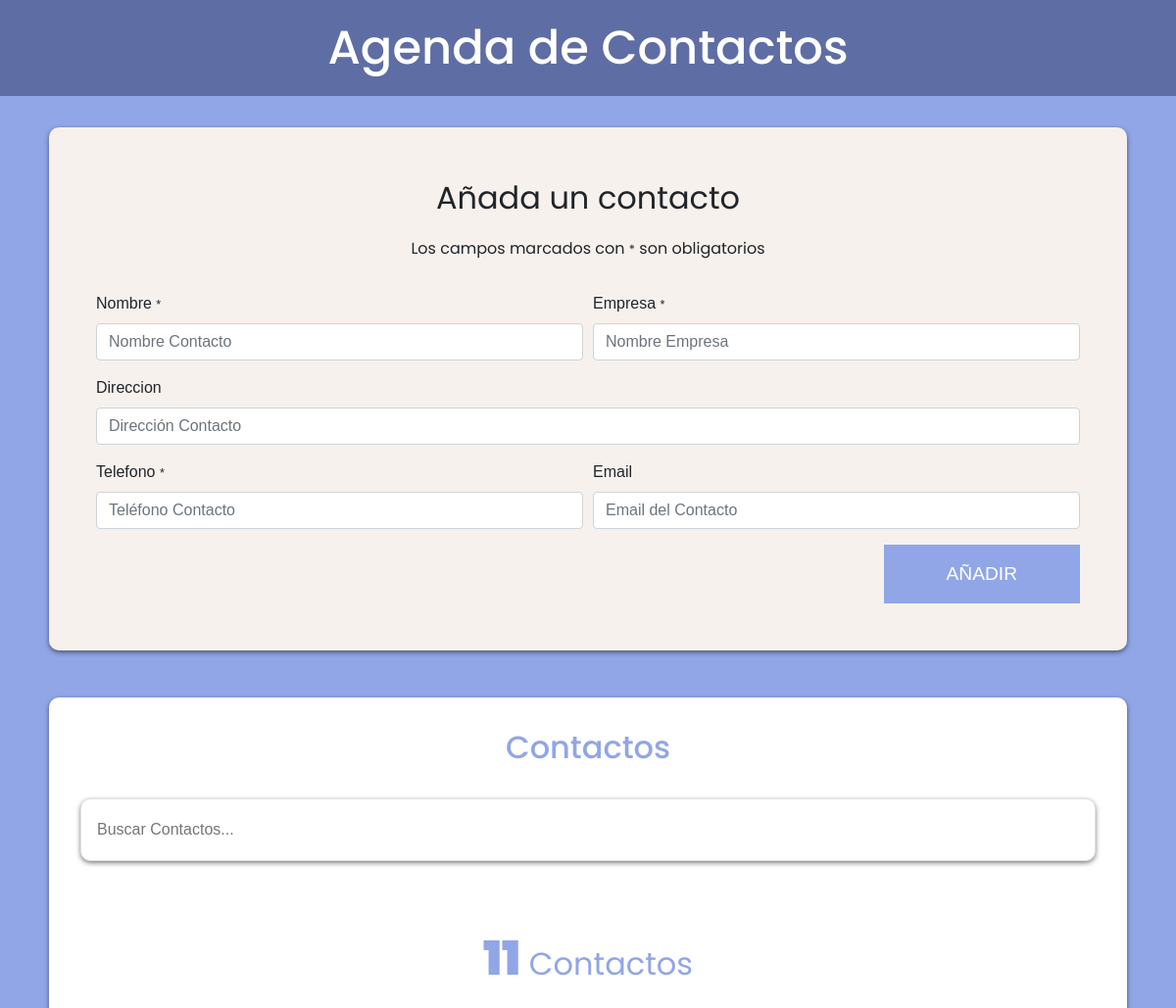
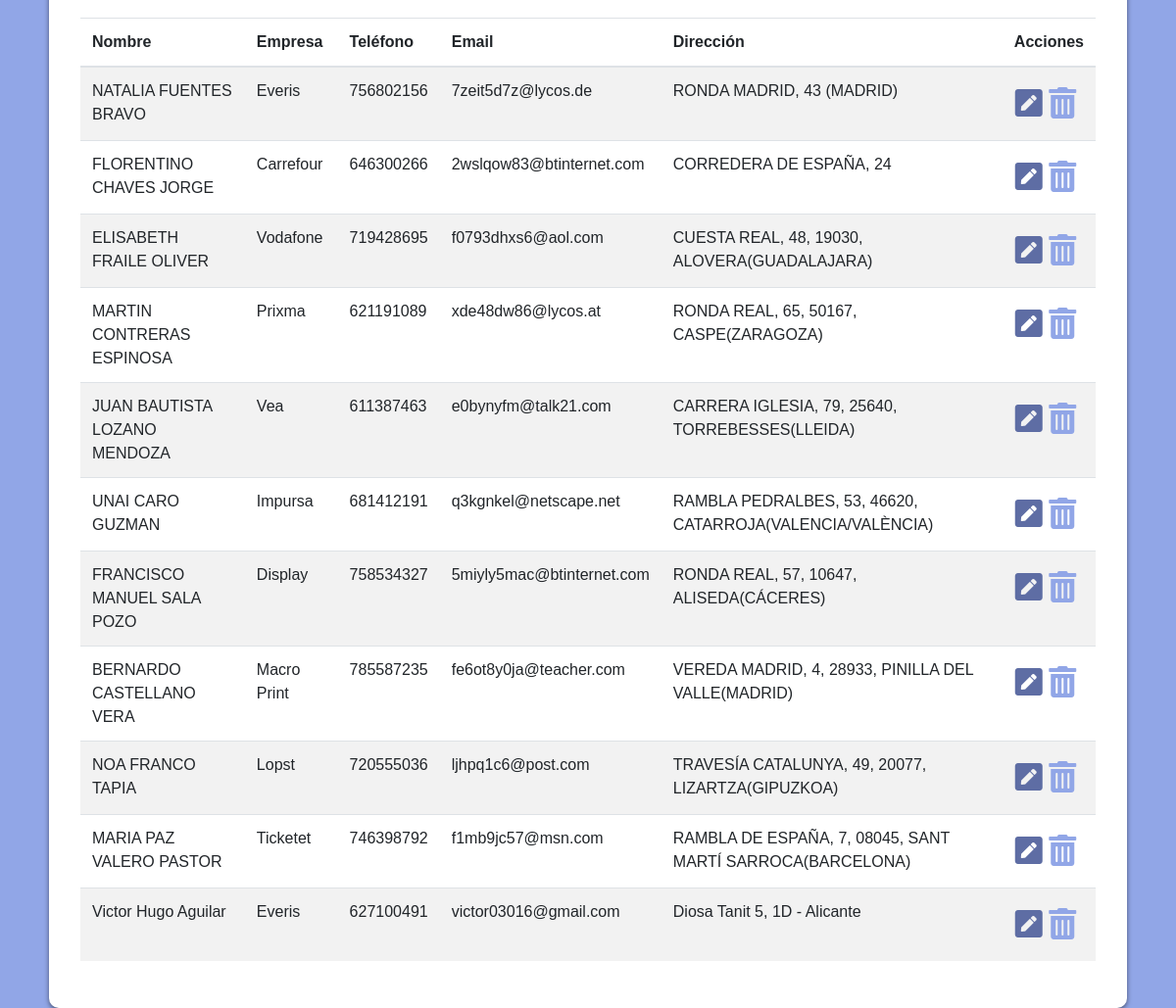
The page / on the database its author committed (2 pictures, top to bottom).
### tables this page shows
CREATE TABLE `contacto` (
  `id` int(11) NOT NULL,
  `nombre` varchar(64) NOT NULL,
  `empresa` varchar(64) NOT NULL,
  `telefono` varchar(12) NOT NULL,
  `email` varchar(64) DEFAULT NULL,
  `direccion` varchar(64) DEFAULT NULL
);

### inc/funciones/funciones.php (called while the page is built, shortened)
<?php
function obtenerContactos() {
     include 'bd.php';
     try{
          return $conn->query("SELECT id, nombre, empresa, telefono, email,  direccion FROM contacto");
     } catch(Exception $e) {
          echo "Error!!" . $e->getMessage() . "<br>";
          return false;
     }
}

### index.php (the view)
<?php
include 'inc/funciones/funciones.php';
include 'inc/layout/header.php';
?>
<div class="contenedor-barra">
     <h1>Agenda de Contactos</h1>
</div>
<div class="container">
     <div class="bg-amarillo contenedor sombra">
          <form id="contacto" action="#">
               <legend>Añada un contacto <span>Los campos marcados con <small>*</small> son obligatorios</span> </legend>
               <?php include 'inc/layout/formulario.php'; ?>
          </form>
     </div>
     <div class="bg-blanco contenedor sombra contactos">
          <div class="contenedor-contactos">
               <h2>Contactos</h2>
               <input type="text" id="buscar" class="buscador sombra" placeholder="Buscar Contactos...">
               <p class="total-contactos"><span></span> Contactos</p>
               <div class="contenedor-tabla">
                    <table class="table table-striped table-hover">
                         <thead>
                              <tr>
                                   <th scope="col"> Nombre</th>
                                   <th scope="col"> Empresa</th>
                                   <th scope="col"> Teléfono</th>
                                   <th scope="col">Email</th>
                                   <th scope="col"> Dirección</th>
                                   <th scope="col">Acciones</th>
                              </tr>
                         </thead>
                         <tbody>
                              <?php $contactos = obtenerContactos();
                              if ($contactos->num_rows) {
                                   foreach ($contactos as $contacto) { ?>
                                        <tr>
                                             <td><?php echo $contacto['nombre']; ?></td>
                                             <td><?php echo $contacto['empresa']; ?></td>
                                             <td><?php echo $contacto['telefono']; ?></td>
                                             <td><?php echo $contacto['email']; ?></td>
                                             <td><?php echo $contacto['direccion']; ?></td>
                                             <td>
                                                  <a class="btn-editar btn" href="editar.php?id=<?php echo $contacto['id']; ?>">
                                                       <i class="fas fa-pen-square"></i>
                                                  </a>
                                                  <button data-id="<?php echo $contacto['id']; ?>" type="button" class="btn-borrar btn">
                                                       <i class="fas fa-trash-alt"></i>
                                                  </button>
                                             </td>
                                        </tr>
                              <?php }
                              } ?>
                         </tbody>
                    </table>
               </div>
          </div>
     </div>
</div>
<?php include 'inc/layout/footer.php'; ?>

### inc/layout/header.php (shortened to what this page needs)
<!DOCTYPE html>
<html lang="es">
<head>
    <link rel="stylesheet" href="https://stackpath.bootstrapcdn.com/bootstrap/4.4.1/css/bootstrap.min.css">
    <link rel="stylesheet" href="https://necolas.github.io/normalize.css/8.0.0/normalize.css">
    <link rel="stylesheet" href="https://use.fontawesome.com/releases/v5.4.1/css/all.css">
    <link rel="stylesheet" href="css/style.css">
</head>
<body>

### inc/layout/formulario.php (shortened to what this page needs)
<div class="form-row">
     <div class="form-group col-md-6">
          <label for="nombre">Nombre <small>*</small></label>
          <input type="text" placeholder="Nombre Contacto" class="form-control" id="nombre" value="<?php echo (isset($contacto['nombre'])) ? $contacto['nombre'] : '';  ?>">
     </div>
     <div class="form-group col-md-6">
          <label for="empresa">Empresa <small>*</small></label>
          <input type="text" placeholder="Nombre Empresa" class="form-control" id="empresa" value="<?php echo (isset($contacto['empresa'])) ? $contacto['empresa'] : '';  ?>">
     </div>
</div>
<div class="form-group">
     <label for="direccion">Direccion</label>
     <input type="text" class="form-control" placeholder="Dirección Contacto" id="direccion" value="<?php echo (isset($contacto['direccion'])) ? $contacto['direccion'] : '';  ?>">
</div>
<div class="form-row">
     <div class="form-group col-md-6">
          <label for="telefono">Telefono <small>*</small></label>
          <input type="tel" class="form-control" placeholder="Teléfono Contacto" id="telefono" value="<?php echo (isset($contacto['telefono'])) ? $contacto['telefono'] : '';  ?>">
     </div>
     <div class="form-group col-md-6">
          <label for="empresa">Email</label>
          <input type="email" class="form-control" placeholder="Email del Contacto" id="email" value="<?php echo (isset($contacto['email'])) ? $contacto['email'] : '';  ?>">
     </div>
</div>
<div class="campo enviar">
     <?php
     $textoBtn = (isset($contacto['telefono'])) ? 'Guardar' : 'Añadir';
     ?>
     <input type="submit" value="<?php echo $textoBtn; ?>">
</div>

### inc/layout/footer.php (shortened to what this page needs)
</body>
</html>

### css/style.css (style rules this page uses)
:root { --primario: rgb(145, 166, 231); --secundario: rgb(246, 241, 237); --terciario: rgb(94, 109, 164); --primarioOscuro: rgb(94, 109, 164); --fuentePrimaria: 'Arial', Helvetica, sans-serif; --fuenteSecundaria: 'Poppins', sans-serif; }
html { box-sizing: border-box; }
*, *:before, *:after { box-sizing: inherit; }
body { background-color: var(--primario); font-family: var(--fuentePrimaria); }
.contenedor { max-width: 1100px; margin: 0 auto; }
.bg-amarillo { background-color: var(--secundario); }
.bg-blanco { background-color: #ffffff; }
.btn { font-size: 2rem; text-decoration: none; }
.btn-editar { margin: 0px !important; padding: 0px !important; color: var(--terciario); }
.btn-borrar { margin: 0px !important; padding: 0px !important; color: var(--primario); }
.sombra { -webkit-box-shadow: 0px 2px 5px 0px rgba(0, 0, 0, .5); -moz-box-shadow: 0px 2px 5px 0px rgba(0, 0, 0, .5); box-shadow: 0px 2px 5px 0px rgba(0, 0, 0, .5); border-radius: 10px; }
h1, h2 { font-family: var(--fuenteSecundaria); text-align: center; margin: 0; }
h1 { font-size: 3rem; padding: 20px; color: white; }
h2 { font-size: 2rem; color: var(--primario); }
.contenedor-barra { background-color: var(--primarioOscuro); }
form { padding: 3rem; margin-top: 2rem; }
form legend { font-family: var(--fuenteSecundaria); font-size: 2rem; text-align: center; }
legend span { font-size: 1rem; margin-top: 1rem; margin-bottom: 2rem; clear: both; display: block; }
.enviar { display: flex; justify-content: flex-end; }
.campo input[type="submit"] { background-color: var(--primario); border: none; color: white; padding: 1rem 4rem; text-transform: uppercase; font-size: 1.2rem; transition: background-color .5s ease-in-out; flex: 1; }
@media (min-width:768px) { .campo input[type="submit"] { flex: 0 0 auto; } }
.contactos { padding: 2rem; margin-top: 3rem; }
.contenedor-contactos { padding: 1rem auto 0 auto; }
.total-contactos { font-family: var(--fuenteSecundaria); margin: 2rem 0; text-align: center; color: var(--primario); font-size: 2rem; }
.total-contactos span { font-size: 3rem; font-weight: 900; }
.buscador { width: 100%; height: 4rem; padding: 1rem; border: 1px solid #e1e1e1; margin: 2rem 0; }
.contenedor-tabla { overflow: hidden; }

### rows shown on the page
contacto: nombre "NATALIA FUENTES BRAVO", empresa "Everis", telefono "756802156", email "7zeit5d7z@lycos.de", direccion "RONDA MADRID, 43 (MADRID)"
contacto: nombre "FLORENTINO CHAVES JORGE", empresa "Carrefour", telefono "646300266", email "2wslqow83@btinternet.com", direccion "CORREDERA DE ESPAÑA, 24"
contacto: nombre "ELISABETH FRAILE OLIVER", empresa "Vodafone", telefono "719428695", email "f0793dhxs6@aol.com", direccion "CUESTA REAL, 48, 19030, ALOVERA(GUADALAJARA)"
contacto: nombre "MARTIN CONTRERAS ESPINOSA", empresa "Prixma", telefono "621191089", email "xde48dw86@lycos.at", direccion "RONDA REAL, 65, 50167, CASPE(ZARAGOZA)"
contacto: nombre "JUAN BAUTISTA LOZANO MENDOZA", empresa "Vea", telefono "611387463", email "e0bynyfm@talk21.com", direccion "CARRERA IGLESIA, 79, 25640, TORREBESSES(LLEIDA)"
contacto: nombre "UNAI CARO GUZMAN", empresa "Impursa", telefono "681412191", email "q3kgnkel@netscape.net", direccion "RAMBLA PEDRALBES, 53, 46620, CATARROJA(VALENCIA/VALÈNCIA)"
contacto: nombre "FRANCISCO MANUEL SALA POZO", empresa "Display", telefono "758534327", email "5miyly5mac@btinternet.com", direccion "RONDA REAL, 57, 10647, ALISEDA(CÁCERES)"
contacto: nombre "BERNARDO CASTELLANO VERA", empresa "Macro Print", telefono "785587235", email "fe6ot8y0ja@teacher.com", direccion "VEREDA MADRID, 4, 28933, PINILLA DEL VALLE(MADRID)"
contacto: nombre "NOA FRANCO TAPIA", empresa "Lopst", telefono "720555036", email "ljhpq1c6@post.com", direccion "TRAVESÍA CATALUNYA, 49, 20077, LIZARTZA(GIPUZKOA)"
contacto: nombre "MARIA PAZ VALERO PASTOR", empresa "Ticketet", telefono "746398792", email "f1mb9jc57@msn.com", direccion "RAMBLA DE ESPAÑA, 7, 08045, SANT MARTÍ SARROCA(BARCELONA)"
contacto: nombre "Victor Hugo Aguilar", empresa "Everis", telefono "627100491", email "victor03016@gmail.com", direccion "Diosa Tanit 5, 1D - Alicante"
